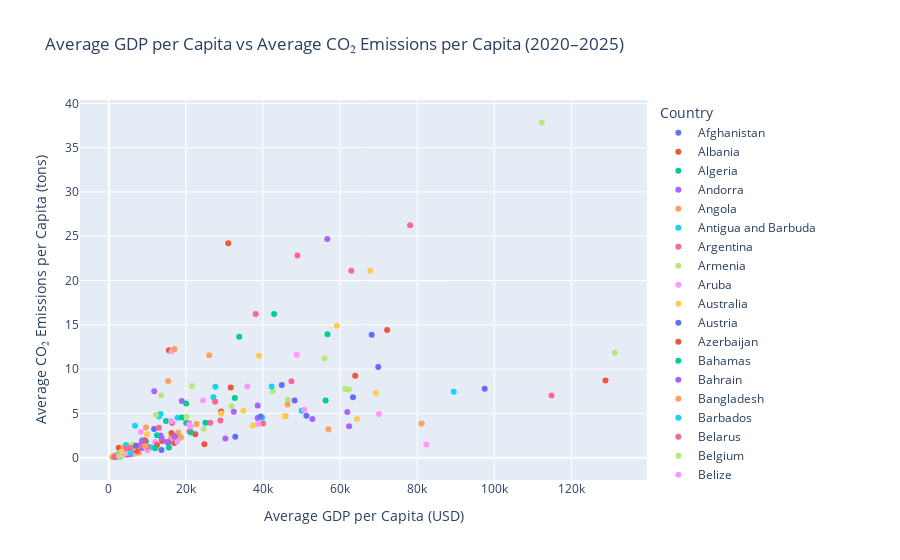

The cell this chart's notebook holds for it:
### Code cell
#Great, now let's create our scatter plot.
import plotly.express as px

#Create scatter plot
fig = px.scatter(
    avg_df_clean,
    x="avg_GDP_per_cap",
    y="avg_emissions_per_cap",
    color="Entity",
    title="Average GDP per Capita vs Average CO₂ Emissions per Capita (2020–2025)",
    labels={
        "avg_GDP_per_cap": "Average GDP per Capita (USD)",
        "avg_emissions_per_cap": "Average CO₂ Emissions per Capita (tons)",
        "Entity": "Country",
    },
)

fig.show()
